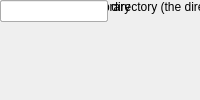
<?xml version="1.0" encoding="UTF-8"?>
<ui version="4.0">
 <class>MainWindow</class>
 <widget class="QMainWindow" name="MainWindow">
  <property name="windowTitle"><string>IP</string></property>
  <widget class="QWidget" name="centralwidget">
   <!-- NOTE: this is a simplified structural mirror of the generated
        <module>_ui.py, not a full round-trip Designer file. Regenerate
        both from the same spec if you need to edit layout by hand. -->
       <widget class="QLabel" name="label_lib_path">
     <property name="text"><string>Path to sysgen build directory (the directory containing ip/)</string></property>
    </widget>
       <widget class="QLineEdit" name="lib_path"/>
       <widget class="QLabel" name="label_ip_name">
     <property name="text"><string>Name of IP in this library</string></property>
    </widget>
       <widget class="QLineEdit" name="ip_name"/>
  </widget>
 </widget>
 <resources/>
 <connections/>
</ui>
